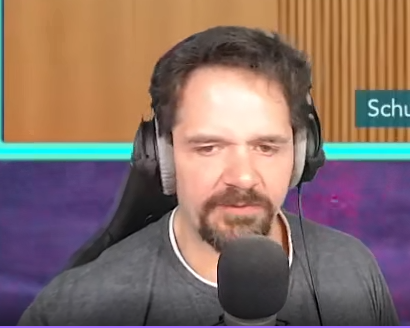
#> input picture assets/Nemesis316.png, 410 x 328 px
$ python split-arm.py ../assets/Nemesis316.png ../assets/Nemesis316.png
#> lines starting #> are read from the running program, lines starting #| are printed output that depends on the picture; after the words box and inside, x2 and y2 are one past the last pixel; in counts of white or black regions, pixels touching at a corner belong together
#!/usr/bin/env python3
"""Löst den linken Unterarm (Betrachter-Sicht) aus gen/nemesis8.webp als eigenes Bild gleicher Größe, damit das Intro ihn
zur Flasche ausstrecken kann. Aufruf: split-arm.py assets/gen/nemesis8.webp assets/gen/nemesis8-arm.webp"""
import sys
import numpy as np
from PIL import Image
from scipy import ndimage

src, dst = sys.argv[1], sys.argv[2]
img = Image.open(src).convert('RGBA')
px = np.array(img).astype(int)
r, g, b, a = px[..., 0], px[..., 1], px[..., 2], px[..., 3]
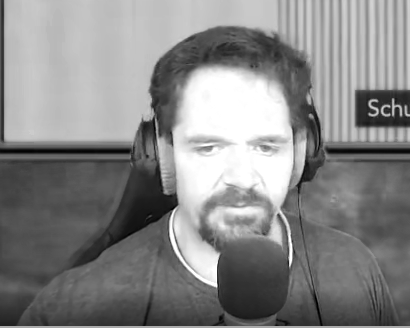
#> r: shape (328, 410) int64; min 0, max 255, mean 134.9
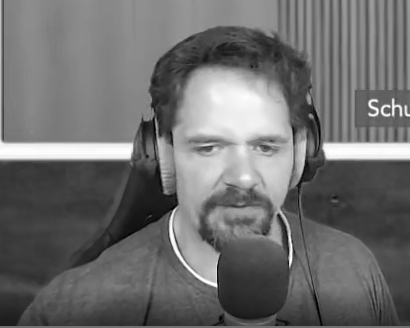
#> g: shape (328, 410) int64; min 0, max 255, mean 110.1
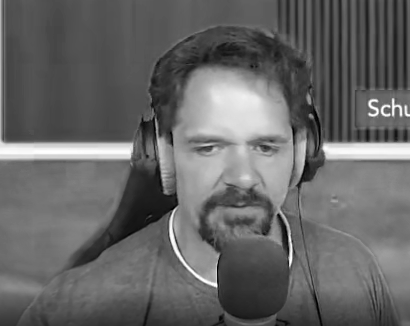
#> b: shape (328, 410) int64; min 0, max 255, mean 103
#> a: shape (328, 410) int64; every value is 255
skin = (a > 0) & (r > 140) & (g > 80) & (r - b > 45)
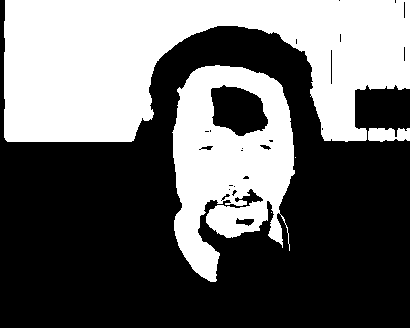
#> skin: shape (328, 410) bool; 40.4% white; 5 white regions (2 under 20 px), largest, box (x1, y1, x2, y2) and area: (4, 0, 410, 142) 37510, (172, 65, 295, 282) 16348, (368, 128, 410, 142) 492
region = np.zeros(skin.shape, bool)
region[296:432, 0:112] = True
skin &= region
#> skin: shape (328, 410) bool; every value is 0
dark = (a > 0) & (np.maximum(np.maximum(r, g), b) < 75) & region
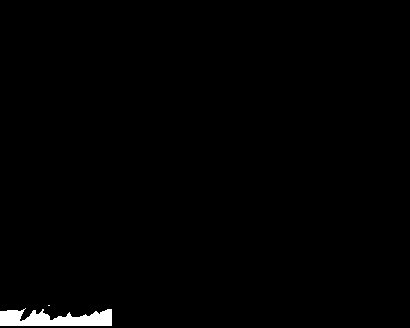
#> dark: shape (328, 410) bool; 1% white; 2 white regions (1 under 20 px), largest, box (x1, y1, x2, y2) and area: (0, 308, 112, 326) 1376
grown = ndimage.binary_dilation(skin, iterations=2)
# Außenkontur des Arms (links von x=56) komplett mitnehmen, die Körperkante am Rumpf (x>=56) bleibt stehen
outer = dark & (np.arange(skin.shape[1])[None, :] < 56)
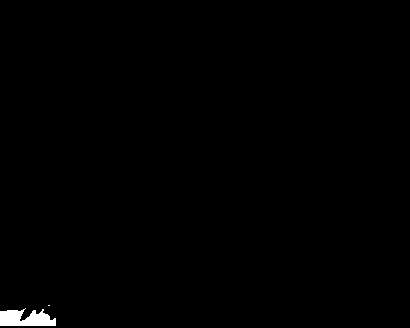
#> outer: shape (328, 410) bool; 0.53% white; 2 white regions (1 under 20 px), largest, box (x1, y1, x2, y2) and area: (0, 308, 56, 326) 714
mask = skin | (dark & grown) | outer
out = np.zeros_like(px)
out[mask] = px[mask]
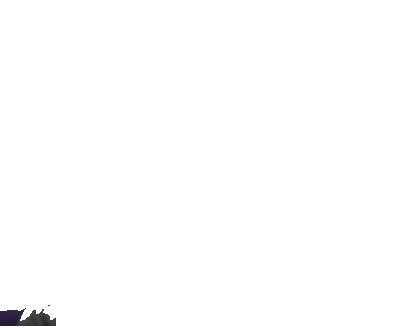
#> out: shape (328, 410, 4) int64; mean R, G, B, A 0.3, 0.3, 0.3, 1.4; transparent parts drawn white
Image.fromarray(out.astype(np.uint8), 'RGBA').save(dst, 'WEBP', lossless=True)
print(dst, int(mask.sum()), 'px')
#| ../assets/Nemesis316.png 716 px
